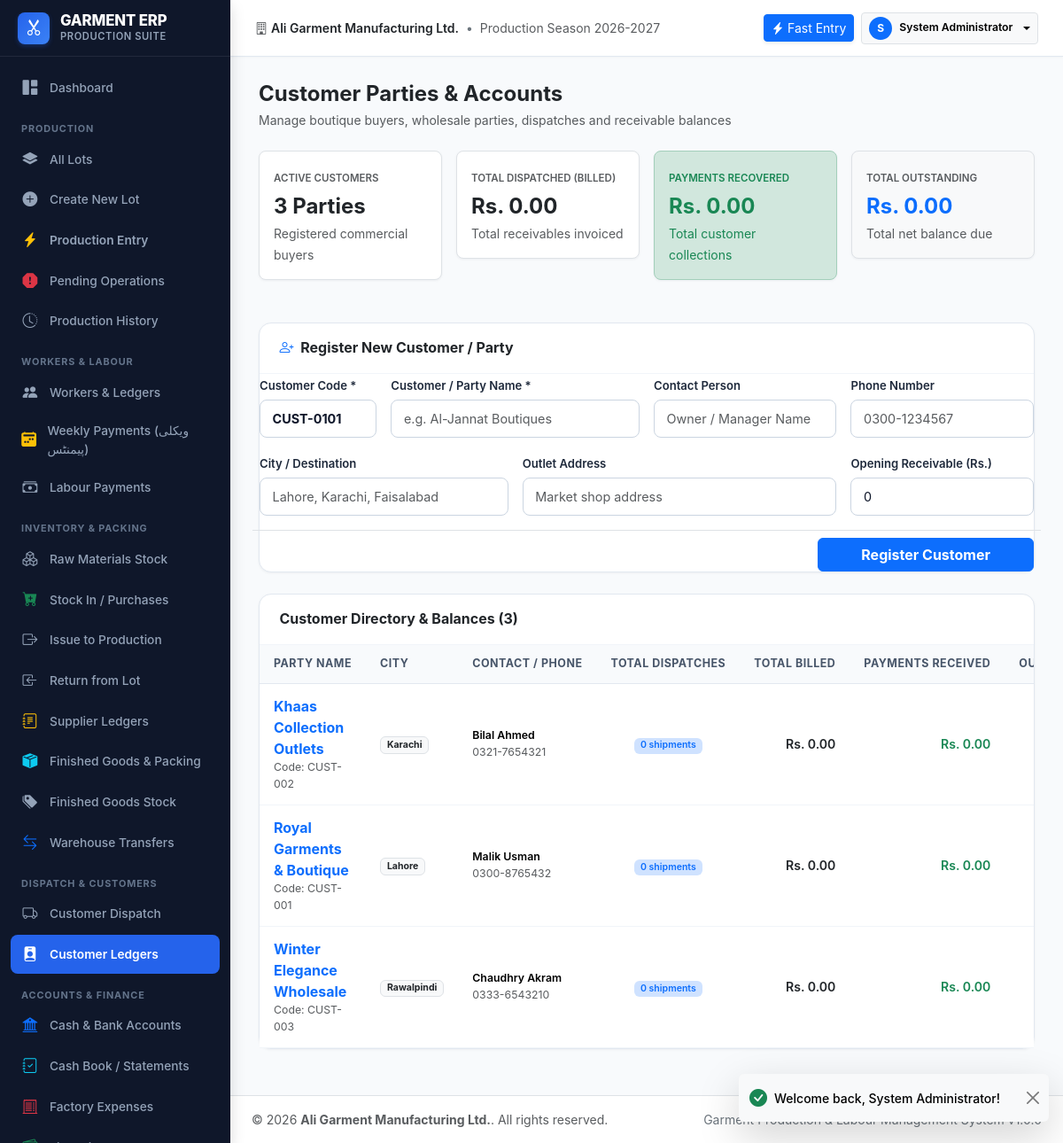
Screenshot of /modules/customers/index.php (signed in) with the database file from the repository.
### tables this page shows
CREATE TABLE `users` (
    `id` INT AUTO_INCREMENT PRIMARY KEY,
    `username` VARCHAR(50) NOT NULL UNIQUE,
    `password_hash` VARCHAR(255) NOT NULL,
    `full_name` VARCHAR(100) NOT NULL,
    `role_id` INT NOT NULL,
    `phone` VARCHAR(30) NULL,
    `email` VARCHAR(100) NULL,
    `is_active` TINYINT(1) NOT NULL DEFAULT 1,
    `created_at` DATETIME NOT NULL DEFAULT CURRENT_TIMESTAMP,
    `updated_at` DATETIME NOT NULL DEFAULT CURRENT_TIMESTAMP ON UPDATE CURRENT_TIMESTAMP,
    FOREIGN KEY (`role_id`) REFERENCES `roles`(`id`)
);

CREATE TABLE `customers` (
    `id` INT AUTO_INCREMENT PRIMARY KEY,
    `code` VARCHAR(40) NOT NULL UNIQUE,
    `name` VARCHAR(120) NOT NULL,
    `contact_person` VARCHAR(100) NULL,
    `phone` VARCHAR(40) NULL,
    `email` VARCHAR(100) NULL,
    `address` TEXT NULL,
    `city` VARCHAR(80) NULL,
    `opening_balance` DECIMAL(14,2) NOT NULL DEFAULT 0.00,
    `credit_limit` DECIMAL(14,2) NOT NULL DEFAULT 0.00,
    `notes` TEXT NULL,
    `is_active` TINYINT(1) NOT NULL DEFAULT 1
);

### modules/customers/index.php (the view, shortened to what the rows shown need)
<?php
require_once __DIR__ . '/../../config/config.php';
require_once __DIR__ . '/../../config/auth.php';
require_login();
$db = get_db();
$sql = "SELECT c.*,
               COALESCE((SELECT SUM(debit) FROM customer_ledger WHERE customer_id = c.id), 0) AS total_invoiced,
               COALESCE((SELECT SUM(credit) FROM customer_ledger WHERE customer_id = c.id), 0) AS total_paid,
               (SELECT COUNT(*) FROM dispatches WHERE customer_id = c.id) AS dispatch_count
        FROM customers c
        WHERE c.is_active = 1
        ORDER BY c.name ASC";
$customers = $db->query($sql)->fetchAll();
require_once __DIR__ . '/../../includes/header.php';
?>
<div class="app-main">
    <?php require_once __DIR__ . '/../../includes/topbar.php'; ?>
    <div class="app-content">
        <div class="card-modern">
            <div class="card-modern-body p-0">
                <div class="table-responsive">
                    <table class="table table-modern align-middle mb-0">
                        <thead>
                            <tr>
                                <th>Party Name</th>
                                <th>City</th>
                                <th>Contact / Phone</th>
                                <th class="text-center">Total Dispatches</th>
                                <th class="text-end">Total Billed</th>
                                <th class="text-end">Payments Received</th>
                                <th class="text-end">Outstanding Balance</th>
                            </tr>
                        </thead>
                        <tbody>
                            <?php if (empty($customers)): ?>
                                <tr><td colspan="8" class="text-center py-4 text-muted">No customers registered yet.</td></tr>
                            <?php else: ?>
                                <?php foreach ($customers as $c):
                                    $invoiced = (float)$c['total_invoiced'];
                                    $paid = (float)$c['total_paid'];
                                    $net = $invoiced - $paid;
                                ?>
                                    <tr>
                                        <td>
                                            <a href="<?= BASE_URL ?>modules/customers/view.php?id=<?= $c['id'] ?>" class="fw-bold text-primary text-decoration-none fs-6 d-inline-block hover-underline">
                                                <?= clean($c['name']) ?>
                                            </a>
                                            <div class="text-muted small">Code: <?= clean($c['code']) ?></div>
                                        </td>
                                        <td><span class="badge bg-light text-dark border"><?= clean($c['city'] ?: 'Local') ?></span></td>
                                        <td>
                                            <div class="small fw-semibold"><?= clean($c['contact_person'] ?: '-') ?></div>
                                            <div class="text-muted small"><?= clean($c['phone'] ?: '-') ?></div>
                                        </td>
                                        <td class="text-center">
                                            <span class="badge bg-primary-subtle text-primary fw-semibold"><?= $c['dispatch_count'] ?> shipments</span>
                                        </td>
                                        <td class="text-end fw-semibold text-dark"><?= format_currency($invoiced) ?></td>
                                        <td class="text-end fw-semibold text-success"><?= format_currency($paid) ?></td>
                                        <td class="text-end fw-bold fs-6 <?= $net > 0 ? 'text-primary' : 'text-muted' ?>">
                                        </td>
                                    </tr>
                                <?php endforeach; ?>
                            <?php endif; ?>
                        </tbody>
                    </table>
                </div>
            </div>
        </div>
    </div>
<?php require_once __DIR__ . '/../../includes/footer.php'; ?>

### includes/topbar.php (shortened to what the rows shown need)
<?php
$currentUser = current_user();
?>
<header class="app-topbar">
    <div class="d-flex align-items-center gap-2">
        <div class="dropdown">
            <button class="btn btn-sm btn-light border dropdown-toggle d-flex align-items-center gap-2" type="button" data-bs-toggle="dropdown" aria-expanded="false">
                <div class="bg-primary text-white rounded-circle d-flex align-items-center justify-content-center" style="width: 26px; height: 26px; font-size: 0.75rem; font-weight: 700;">
                    <?= strtoupper(substr($currentUser['full_name'] ?? 'U', 0, 1)) ?>
                </div>
                <span class="d-none d-md-inline fw-semibold small"><?= clean($currentUser['full_name'] ?? 'User') ?></span>
            </button>
        </div>
    </div>
</header>

### rows the page displays
users: full_name "S", full_name "System Administrator"
customers: name "Khaas Collection Outlets", code "CUST-002", city "Karachi", contact_person "Bilal Ahmed", phone "0321-7654321", dispatch_count "0", invoiced "Rs. 0.00", paid "Rs. 0.00"
customers: name "Royal Garments & Boutique", code "CUST-001", city "Lahore", contact_person "Malik Usman", phone "0300-8765432", dispatch_count "0", invoiced "Rs. 0.00", paid "Rs. 0.00"
customers: name "Winter Elegance Wholesale", code "CUST-003", city "Rawalpindi", contact_person "Chaudhry Akram", phone "0333-6543210", dispatch_count "0", invoiced "Rs. 0.00", paid "Rs. 0.00"

### other values shown
get_setting('company_name', 'Garment ERP') "Ali Garment Manufacturing Ltd."
count($customers) "3"
format_currency($grandInvoiced) "Rs. 0.00"
format_currency($grandPaid) "Rs. 0.00"
format_currency($grandReceivable) "Rs. 0.00"
